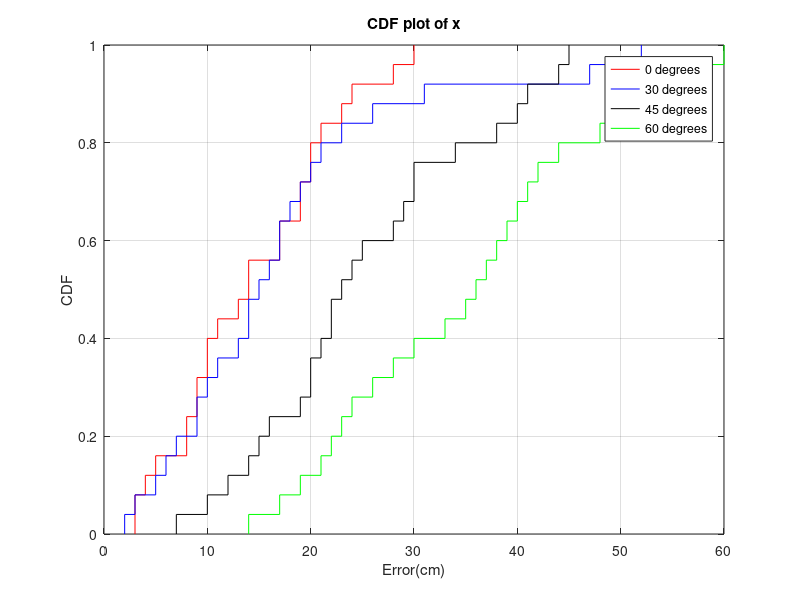

Recreate this plot in MATLAB.
y_2=[20,23,17,30,28,8,5,9,10,13,14,17,19,20,21,3,4,3,11,24,9,14,19,10,8];
y_4=[3,9,17,23,11,6,10,13,19,18,31,47,52,26,9,5,14,16,14,15,2,7,17,21,20];
y_6=[16,23,7,19,10,25,15,14,24,22,12,20,20,28,29,30,21,22,30,44,34,38,41,40,45];
y_8=[48,54,60,56,52,40,44,42,38,36,30,26,24,28,23,14,17,19,21,22,37,33,35,39,41];

h_2 = cdfplot(y_2);
set(h_2, 'Color', 'red');
hold on;
h_4 = cdfplot(y_4);
set(h_4, 'Color', 'blue');
hold on;
h_6 = cdfplot(y_6);
set(h_6, 'Color', 'black');
h_8 = cdfplot(y_8);
set(h_8, 'Color', 'green');

xlabel('Error(cm)');
ylabel('CDF');
legend('0 degrees','30 degrees','45 degrees','60 degrees');